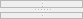
                        <widget class="QWidget" name="page_shap1">
                         <property name="geometry">
                          <rect>
                           <x>0</x>
                           <y>0</y>
                           <width>83</width>
                           <height>19</height>
                          </rect>
                         </property>
                         <attribute name="label">
                          <string>SHAP Beeswarm, Heatmap, Scatter</string>
                         </attribute>
                         <layout class="QVBoxLayout" name="verticalLayout_36">
                          <property name="spacing">
                           <number>0</number>
                          </property>
                          <property name="leftMargin">
                           <number>0</number>
                          </property>
                          <property name="topMargin">
                           <number>0</number>
                          </property>
                          <property name="rightMargin">
                           <number>0</number>
                          </property>
                          <property name="bottomMargin">
                           <number>0</number>
                          </property>
                          <item>
                           <widget class="QSplitter" name="splitter_page_shap1_v">
                            <property name="orientation">
                             <enum>Qt::Vertical</enum>
                            </property>
                            <widget class="QFrame" name="frame_shapley_1">
                             <property name="sizePolicy">
                              <sizepolicy hsizetype="Expanding" vsizetype="Expanding">
                               <horstretch>0</horstretch>
                               <verstretch>0</verstretch>
                              </sizepolicy>
                             </property>
                             <property name="minimumSize">
                              <size>
                               <width>0</width>
                               <height>0</height>
                              </size>
                             </property>
                             <property name="baseSize">
                              <size>
                               <width>0</width>
                               <height>800</height>
                              </size>
                             </property>
                             <property name="frameShape">
                              <enum>QFrame::StyledPanel</enum>
                             </property>
                             <property name="frameShadow">
                              <enum>QFrame::Raised</enum>
                             </property>
                             <layout class="QHBoxLayout" name="horizontalLayout_35">
                              <property name="spacing">
                               <number>0</number>
                              </property>
                              <property name="leftMargin">
                               <number>0</number>
                              </property>
                              <property name="topMargin">
                               <number>0</number>
                              </property>
                              <property name="rightMargin">
                               <number>0</number>
                              </property>
                              <property name="bottomMargin">
                               <number>0</number>
                              </property>
                              <item>
                               <widget class="QSplitter" name="splitter_frame_shapley_1_h">
                                <property name="orientation">
                                 <enum>Qt::Horizontal</enum>
                                </property>
                                <widget class="MplWidget" name="shap_beeswarm" native="true">
                                 <property name="sizePolicy">
                                  <sizepolicy hsizetype="Expanding" vsizetype="Expanding">
                                   <horstretch>0</horstretch>
                                   <verstretch>0</verstretch>
                                  </sizepolicy>
                                 </property>
                                 <property name="minimumSize">
                                  <size>
                                   <width>0</width>
                                   <height>0</height>
                                  </size>
                                 </property>
                                </widget>
                                <widget class="MplWidget" name="shap_means" native="true">
                                 <property name="sizePolicy">
                                  <sizepolicy hsizetype="Expanding" vsizetype="Expanding">
                                   <horstretch>0</horstretch>
                                   <verstretch>0</verstretch>
                                  </sizepolicy>
                                 </property>
                                </widget>
                               </widget>
                              </item>
                             </layout>
                            </widget>
                            <widget class="QFrame" name="frame_shapley_2">
                             <property name="sizePolicy">
                              <sizepolicy hsizetype="Expanding" vsizetype="Expanding">
                               <horstretch>0</horstretch>
                               <verstretch>0</verstretch>
                              </sizepolicy>
                             </property>
                             <property name="minimumSize">
                              <size>
                               <width>0</width>
                               <height>0</height>
                              </size>
                             </property>
                             <property name="baseSize">
                              <size>
                               <width>0</width>
                               <height>800</height>
                              </size>
                             </property>
                             <property name="frameShape">
                              <enum>QFrame::StyledPanel</enum>
                             </property>
                             <property name="frameShadow">
                              <enum>QFrame::Raised</enum>
                             </property>
                             <layout class="QHBoxLayout" name="horizontalLayout_36">
                              <property name="spacing">
                               <number>0</number>
                              </property>
                              <property name="leftMargin">
                               <number>0</number>
                              </property>
                              <property name="topMargin">
                               <number>0</number>
                              </property>
                              <property name="rightMargin">
                               <number>0</number>
                              </property>
                              <property name="bottomMargin">
                               <number>0</number>
                              </property>
                              <item>
                               <widget class="QSplitter" name="splitter_frame_shapley_2_h">
                                <property name="sizePolicy">
                                 <sizepolicy hsizetype="Expanding" vsizetype="Expanding">
                                  <horstretch>0</horstretch>
                                  <verstretch>0</verstretch>
                                 </sizepolicy>
                                </property>
                                <property name="orientation">
                                 <enum>Qt::Horizontal</enum>
                                </property>
                                <widget class="MplWidget" name="shap_heatmap" native="true">
                                 <property name="sizePolicy">
                                  <sizepolicy hsizetype="Expanding" vsizetype="Expanding">
                                   <horstretch>0</horstretch>
                                   <verstretch>0</verstretch>
                                  </sizepolicy>
                                 </property>
                                 <property name="minimumSize">
                                  <size>
                                   <width>0</width>
                                   <height>0</height>
                                  </size>
                                 </property>
                                </widget>
                                <widget class="MplWidget" name="shap_scatter" native="true">
                                 <property name="sizePolicy">
                                  <sizepolicy hsizetype="Expanding" vsizetype="Expanding">
                                   <horstretch>0</horstretch>
                                   <verstretch>0</verstretch>
                                  </sizepolicy>
                                 </property>
                                 <property name="minimumSize">
                                  <size>
                                   <width>0</width>
                                   <height>0</height>
                                  </size>
                                 </property>
                                </widget>
                               </widget>
                              </item>
                             </layout>
                            </widget>
                           </widget>
                          </item>
                         </layout>
                        </widget>
